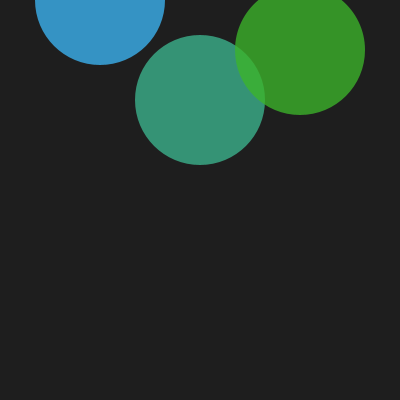
Frame 1 (no input)
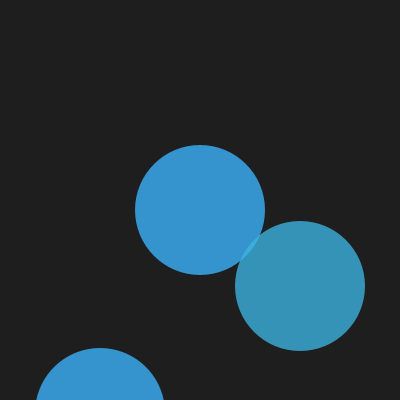
Frame 60 (the mouse pressed at the canvas centre just before this capture)
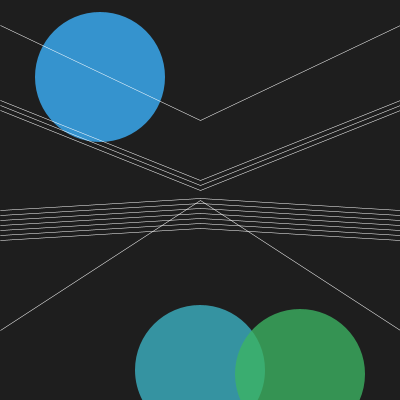
Frame 120 (the mouse held since frame 60 and released just before this capture)

The Processing sketch that drew these frames (run headless with seeded random() and noise(); from frame 60 on, the mouse is pressed at the canvas centre):

// Processing sketch: processing_138100
// ── processing_138100.pde

void setup(){
  size(400,400);
  smooth();
}
int x=100;
int speedx=10;
int y=0;
int speedy=7;
int z=50;
int speedz=4;
int i=150;
int j=-8;
int q=0;
int k=10;
int b=200;
int a=5;
int c=50;
int f=7;
int h=200;
int p=11;
void draw(){
  background(30);
  frameRate(30);
  noStroke();
  i=i+j;
  if((i<0)||(i>=500)){
    j=j*-1;
  }
  q=q+k;
  if((q<0)||(q>=500)){
    k=k*-1;
  }
  b=b+a;
  if((b<0)||(b>=500)){
    a=a*-1;
  }
  c=c+f;
  if((c<0)||(c>=500)){
    f=f*-1;
  }
    h=h+p;
  if((h<0)||(h>=500)){
    p=p*-1;
  }
  fill(60,180,i,200);
  float r=random (150,200);
  ellipse(200,x,130,130);
  x=x+speedx;
  if ((x<0)||(x>=450)){
    speedx=speedx*-1;
  }
  fill(60,180,i+100,200);
  ellipse(100,y,130,130);
  y=y+speedy;
  if ((y<0)||(y>=450)){
    speedy=speedy*-1;
  }
  fill(60,180,i-100,200);
  ellipse(300,z,130,130);
  z=z+speedz;
  if ((z<0)||(z>=450)){
    speedz=speedz*-1;
  }
  if (mousePressed==true){
    float m=random(0,400);
    stroke(255);
    strokeWeight(.5);
    line (0,210,200,i);
    line (0,215,200,i+5);
    line (0,220,200,i+10);
    line (0,225,200,i+15);
    line (0,230,200,i+20);
    line (0,235,200,i+25);
    line (0,240,200,i+30);
    line (400,210,200,i);
    line (400,215,200,i+5);
    line (400,220,200,i+10);
    line (400,225,200,i+15);
    line (400,230,200,i+20);
    line (400,235,200,i+25);
    line (400,240,200,i+30);
    //next set
    line (0,100,200,q);
    line (0,105,200,q+5);
    line (0,110,200,q+10);
    line (400,100,200,q);
    line (400,105,200,q+5);
    line (400,110,200,q+10);
    //third
    line (0,330,200,b);
    line (400,330,200,b); 
  // fourth
    line (0,25,200,c);
    line (400,25,200,c); 
   //fifth
    line (0,450,200,h);
   line (0,450,200,h+5);  
    line (400,450,200,h); 
    line (400,450,200,h+5); 
  }
}
